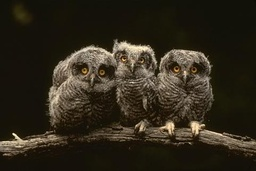
#> input picture input2.jpg, 256 x 171 px, shrunk from 481 x 321 before the run
$ python Kmeans_Clustering.py   (Python 2 division)
#> lines starting #> are read from the running program, lines starting #| are printed output that depends on the picture; long printed decimals are rounded
import math
from scipy import signal
from PIL import Image
import numpy
from numpy import *
from matplotlib import pyplot as plt
from pylab import *
import cv2
import random
from scipy.spatial import distance
import matplotlib.image as mpimg

def rgb2gray(rgb): # function to convert a color image stored in numpy array to gray scale array
    return np.dot(rgb[...,:3], [0.299, 0.587, 0.144]) # basically using the formula ---> out = 0.299 R + 0.587 G + 0.114 B

img = cv2.imread('input2.jpg',0)
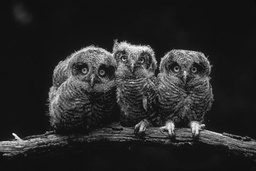
#> img: shape (171, 256); min 0, max 253, mean 41.1
hist = cv2.calcHist([img],[0],None,[256],[0,256])
#> hist = 256 values, max 7871 at index 18, min 0 at index 1, mean 171
hist,bins = np.histogram(img.ravel(),256,[0,256])
#> bins = 257 values from 0 to 256

km = 0 # Number of times the algorithm is iterated....
#..... this value will be updated later as go to the next iteration
th = 9250
nc = sum(hist>th)  # Number of clusters to be used....
#> nc = 0
# .....this is basically the k value as per the formula used in the algorithm
I = array(Image.open('input2.jpg')) # read the input image

cp =[[] for _ in xrange(nc)] # Array containing the pixel intensity of all k clusters
#> cp = []
cp1 = [[0,0,0] for _ in xrange(nc)] # initializing a new array for comparision
#> cp1 = []
check = 1 # initialization to keep the while loop running
'''
for i in range(0,nc):
    for j in range(0,3): # because we have 3 intensities i.e, R,G,B
        cp[i].append(randint(1,254)) # choose random centroids
'''
cp = [[6, 205, 83], [211, 206, 191], [213, 175, 33], [147, 229, 71]]


while check!=0 and check!=nan : # choose number of iterations
#while not(check ==nan or check == 0 or km >= 10) : # choose number of iterations
    # these nested arrays are the collection of indices and intensities for all the clusters
    kx = [[] for _ in xrange(nc)] # to store the x index
    ky = [[] for _ in xrange(nc)] # to store the y index
    kp = [[[],[],[]] for _ in xrange(nc)] # to store all three intensity of pixels
    # calculating the distance between each pixel and centroids
    for i in range(0,len(I[:,0])):
        for j in range(0,len(I[0,:])):
            tcomp = [] # temp array for comparision
            for k in range(0,nc):
                tcomp.append(sqrt((cp[k][0]-I[i,j,0])**2+(cp[k][1]-I[i,j,1])**2+(cp[k][2]-I[i,j,2])**2)) #(cx[k],cy[k])
                c = argmin(tcomp) # The centroid to which the pixel belongs
                kx[c].append(i) # note x index
                ky[c].append(j) # note y index
                for l in range(0,3): # for R,G,B
                    kp[c][l].append(I[i,j,l]) # note the pixel intensity

    #== Mean Calculation for each cluster =======#
    check = 0 # initialize a variable to check if the means are moving
    for i in range(nc):
        for l in range(0,3): # DO each color from RGB at once
            cp1[i][l] = mean(kp[i][l]) # Mean for each cluster
            check = check + (cp1[i][l]-cp[i][l])**2
            try:
                check = int(sqrt(check))
            except ValueError:
                check = 0
            cp2 = cp
            cp = cp1 # updating the mean values
    km+=1 # Keeping a coutn if the number of iterations
#> after the loop, km = 1
print ('Number of iterations = %d\n')%km
#| Number of iterations = 1

#==========Output the cluster==============#
cluster = []
out = 102*ones([I.shape[0],I.shape[1]])#nan*numpy.ones(shape = (I.shape[0],I.shape[1]))
out_intensity = [190,170,152,40]
for i in range(0,nc):
    cluster.append(len(kp[i][0])) # choosing the cluster
#> after the loop, cluster = []
for i in range(0,nc-1):
    ind = cluster.index(sorted(list(set(cluster)))[i])
    zipk = zip(kx[ind],ky[ind]) # retriving the indices of the chosen pixels
    for k,l, in zipk:
        out[k,l] = out_intensity[i]
#> out: shape (171, 256) float64; every value is 102

figure()
plt.imshow(out,cmap=cm.gray,vmin=0,vmax=255)
figure()
plt.hist(img.ravel(),256,[0,256]);
title ('Histogram of the input image')
show()
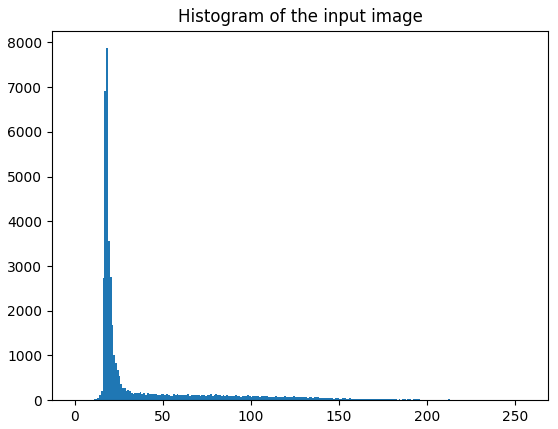
#> figure drawn by matplotlib, 1 panel; tallest bar 7871 high, from x = 18 to 19

#------------F score calculation--------------
tp,tn,fp,fn = (0.0,0.0,0.0,0.0) # initializing the true/false positives/negatives
J = array(Image.open('out2.jpg').convert('L'))
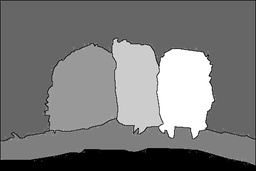
#> input picture out2.jpg, 256 x 171 px, shrunk from 481 x 321 before the run
#> J is the input picture: shape (171, 256); min 0, max 255, mean 121
for i in range(len(out[:,0])):
    for j in range(len(out[0,:])):
        if ((out[i,j]==102) & (J[i,j]==102)): # implementing true negative
	  tn+=1
	elif((out[i,j]>150) & (J[i,j]>150)): # implementing true positive
	  tp+=1
	elif((out[i,j]==102) & (J[i,j]>150)): # implementing false negative
	  fn+=1
	elif((out[i,j]>150) & (J[i,j]<=102)): # implementing false positive
	  fp+=1
#> after the loop, fn = 11980; fp = 0; tn = 16744; tp = 0
sen = tp/(tp+fn) # Sensitivity
#> sen = 0
fot = fp/(fp+tn) # Fall Out
#> fot = 0
fsc = (2*tp)/((2*tp)+fp+fn) # F-score
#> fsc = 0
print "Finished quantitative evaluation\nSensitivity = %f\nFall-out = %f\nF-score = %f\n"%(sen,fot,fsc)
#| Finished quantitative evaluation
#| Sensitivity = 0
#| Fall-out = 0
#| F-score = 0
